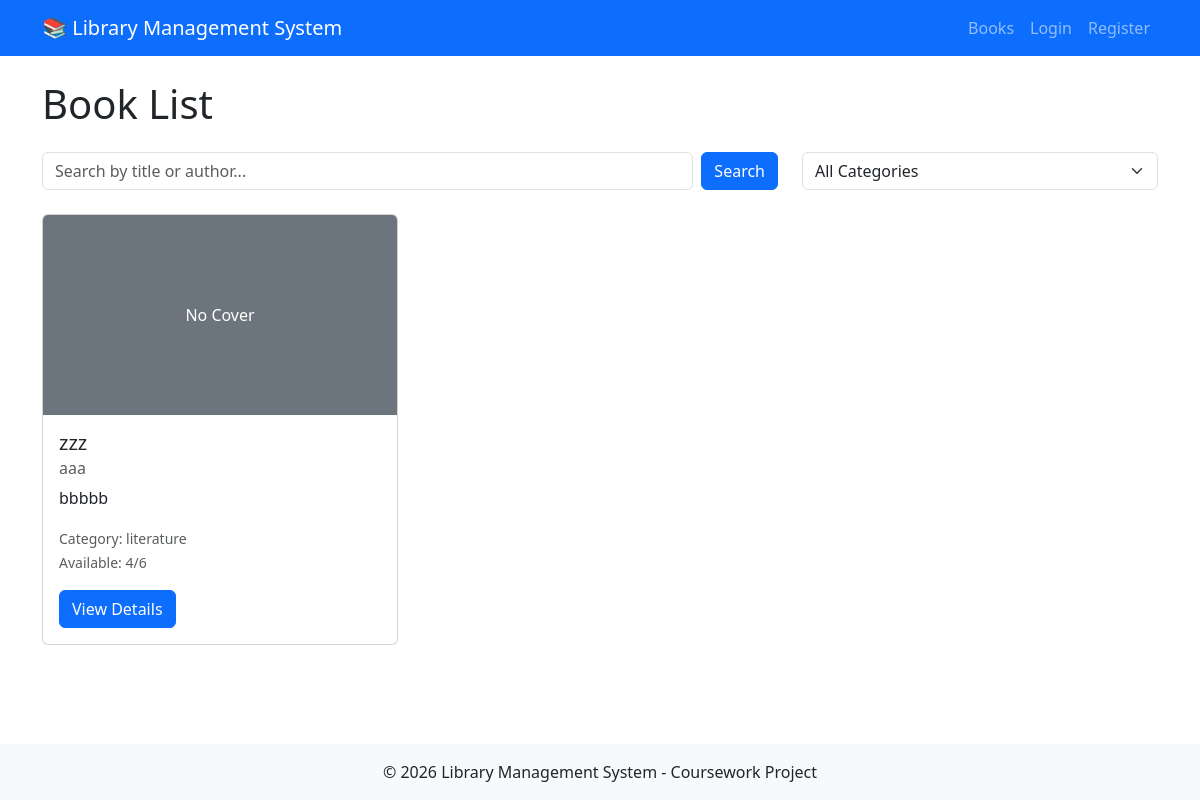
The page /books/ on the database its author committed.
### books/models.py (models this page shows, shortened)
class Book(models.Model):
    title = models.CharField(max_length=200)
    author = models.CharField(max_length=100)
    isbn = models.CharField('ISBN', max_length=13, unique=True)
    category = models.ForeignKey(Category, on_delete=models.SET_NULL, null=True, related_name='books')
    total_copies = models.PositiveIntegerField('total copies', default=1)
    available_copies = models.PositiveIntegerField('available copies', default=1)
    description = models.TextField(blank=True)
    published_date = models.DateField(null=True, blank=True)
    cover_image = models.URLField(blank=True, help_text='Cover image URL')

class Category(models.Model):
    name = models.CharField(max_length=100, unique=True)
    description = models.TextField(blank=True)

### books/views.py (the view)
# urls.py: path('books/', views.book_list, name='book_list'),
def book_list(request):
    query = request.GET.get('q', '')
    category_id = request.GET.get('category', '')
    books = Book.objects.all()
    if query:
        books = books.filter(title__icontains=query) | books.filter(author__icontains=query)
    if category_id:
        books = books.filter(category_id=category_id)
    categories = Category.objects.all()
    return render(request, 'books/book_list.html', {
        'books': books,
        'categories': categories,
        'query': query,
        'selected_category': int(category_id) if category_id.isdigit() else '',
    })

### books/templates/books/book_list.html (shortened to what this page needs)
{% extends 'books/base.html' %}
{% block content %}
<h1 class="mb-4">Book List</h1>
<div class="row mb-4">
    <div class="col-md-8">
        <form method="get" class="d-flex" role="search">
            <input type="text" name="q" id="search-input" class="form-control me-2" placeholder="Search by title or author..." value="{{ query }}" aria-label="Search books">
            <button type="submit" class="btn btn-primary">Search</button>
        </form>
    </div>
    <div class="col-md-4">
        <form method="get" id="category-form">
            <select name="category" class="form-select" onchange="this.form.submit()" aria-label="Filter by category">
                <option value="">All Categories</option>
            </select>
        </form>
    </div>
</div>
<div class="row">
    {% for book in books %}
        <div class="col-md-4 mb-4">
            <div class="card h-100">
                {% if book.cover_image %}
                    <img src="{{ book.cover_image }}" class="card-img-top" alt="Cover of {{ book.title }}">
                {% else %}
                    <div class="card-img-top bg-secondary text-white d-flex align-items-center justify-content-center" style="height: 200px;" aria-label="No cover available">No Cover</div>
                {% endif %}
                <div class="card-body">
                    <h5 class="card-title">{{ book.title }}</h5>
                    <h6 class="card-subtitle mb-2 text-muted">{{ book.author }}</h6>
                    <p class="card-text">{{ book.description|truncatechars:80 }}</p>
                    <p class="card-text">
                        <small class="text-muted">Category: {{ book.category.name|default:"Uncategorized" }}</small><br>
                        <small class="text-muted">Available: {{ book.available_copies }}/{{ book.total_copies }}</small>
                    </p>
                    <a href="{% url 'books:book_detail' book.id %}" class="btn btn-primary">View Details</a>
                </div>
            </div>
        </div>
    {% empty %}
        <p class="text-center">No books found.</p>
    {% endfor %}
</div>
{% endblock %}

### books/static/books/css/custom.css (style rules this page uses)
body { display: flex; flex-direction: column; min-height: 100vh; }
.card-img-top { object-fit: cover; }

### rows shown on the page
Book: cover_image "No Cover", title "zzz", author "aaa", description "bbbbb", category.name "literature", available_copies "4", total_copies "6"
